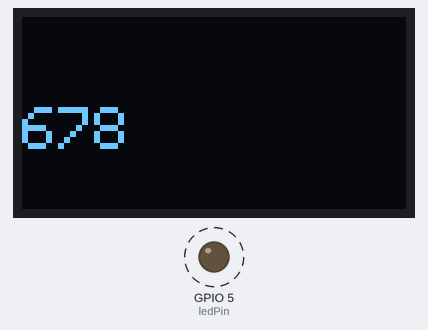
Bench run of a sketch on a simulated ESP32. Parts: 128×64 one-colour display, output pins drawn as LEDs (lit = HIGH). Dashed ring = blinking. What the sketch prints to the serial monitor is not drawn.

Above: at 0.1 s.
At 9.6 s:
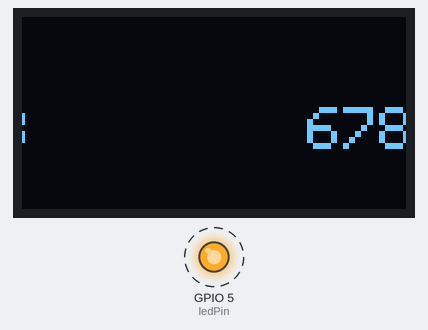
At 19.85 s:
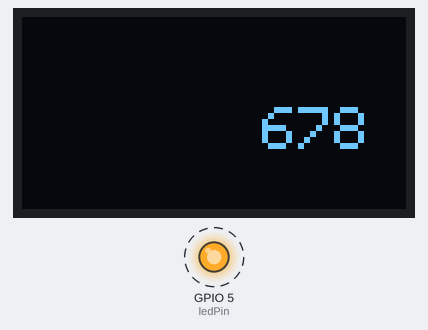
At 33.6 s:
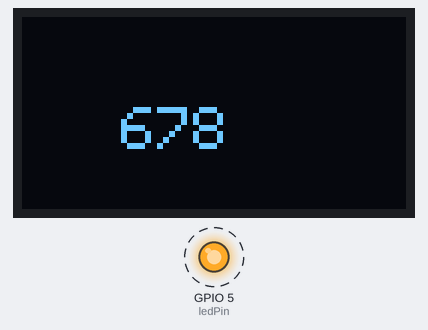
Timing chart, 0 to 40.0 s (numbered marks = the images above):
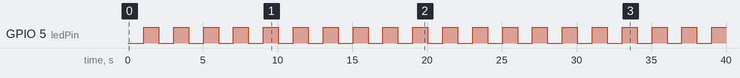

The sketch:

sketch_jun17b.ino
```cpp
#include <Arduino.h>
#include <Adafruit_GFX.h>
#include <Adafruit_SSD1306.h>
#include <Wire.h>

// Pin definitions
const int ledPin = 5;

// OLED Display definitions
#define SCREEN_HEIGHT 64
#define SCREEN_WIDTH 128
Adafruit_SSD1306 display(SCREEN_WIDTH, SCREEN_HEIGHT, &Wire, -1);

// Task Handlers (Optional, but good practice for tracking tasks)
TaskHandle_t TaskOLEDHandle = NULL;
TaskHandle_t TaskLEDHandle = NULL;

// Define the Task Functions before setup
void TaskOLED(void *pvParameters);
void TaskLED(void *pvParameters);

void setup() {
  Serial.begin(115200);
  pinMode(ledPin, OUTPUT);

  // Initialize OLED
  if(!display.begin(SSD1306_SWITCHCAPVCC, 0x3C)) {
    Serial.println(F("SSD1306 allocation failed"));
    for(;;); // Halt if OLED fails
  }

  display.clearDisplay();
  display.setTextSize(2);
  display.setTextColor(WHITE);
  display.setCursor(0, 30);
  display.println("678");
  display.display();

  // --- FreeRTOS Task Creation ---

  // Create OLED Task
  xTaskCreatePinnedToCore(
    TaskOLED,          // Function that implements the task
    "OLED_Scroll",     // Text name for the task (for debugging)
    2048,              // Stack size in words (increase if complex gfx are added)
    NULL,              // Parameter passed into the task
    1,                 // Task priority (1 = low, higher numbers = higher priority)
    &TaskOLEDHandle,   // Task handle
    1                  // Core ID (0 or 1 for ESP32; omit if using standard FreeRTOS)
  );

  // Create LED Blinking Task
  xTaskCreatePinnedToCore(
    TaskLED,
    "LED_Blink",
    1024,              // Smaller stack size needed for simple GPIO toggling
    NULL,
    1,                 // Same priority means they will share CPU time evenly
    &TaskLEDHandle,
    1
  );
}

void loop() {
  // FreeRTOS takes over execution control.
  // Leave loop() completely empty, or use vTaskDelete(NULL) to delete it.
  vTaskDelay(pdMS_TO_TICKS(1000));
}

/*--------------------------------------------------*/
/*---------------------- Tasks ---------------------*/
/*--------------------------------------------------*/

// Task 1: Handles the OLED scrolling animation
void TaskOLED(void *pvParameters) {
  (void) pvParameters; // Unused parameter

  for (;;) { // Tasks must run in an infinite loop
    display.startscrollright(0x00, 0x0F);
    // Non-blocking delay: Allows other tasks to run while this task "sleeps"
    vTaskDelay(pdMS_TO_TICKS(7000));

    display.stopscroll();
    vTaskDelay(pdMS_TO_TICKS(1000));

    display.startscrollleft(0x00, 0x0F);
    vTaskDelay(pdMS_TO_TICKS(7000));

    display.stopscroll();
    vTaskDelay(pdMS_TO_TICKS(1000));
  }
}

// Task 2: Handles the LED flashing logic
void TaskLED(void *pvParameters) {
  (void) pvParameters;

  bool ledState = false;

  for (;;) {
    digitalWrite(ledPin, ledState ? HIGH : LOW);
    Serial.println(ledState);

    ledState = !ledState; // Toggle state

    // Toggle every 1000ms without interrupting the OLED scroll
    vTaskDelay(pdMS_TO_TICKS(1000));
  }
}
```

Measured:
- by itself, GPIO 5 (ledPin): alternates HIGH for 1.0 s and LOW for 1.0 s
- what the display in image 1 shows lasts 0.5 s, from 9.6 s to 10.1 s
- what the display in image 2 shows lasts 0.4 s, from 19.7 s to 20.1 s
